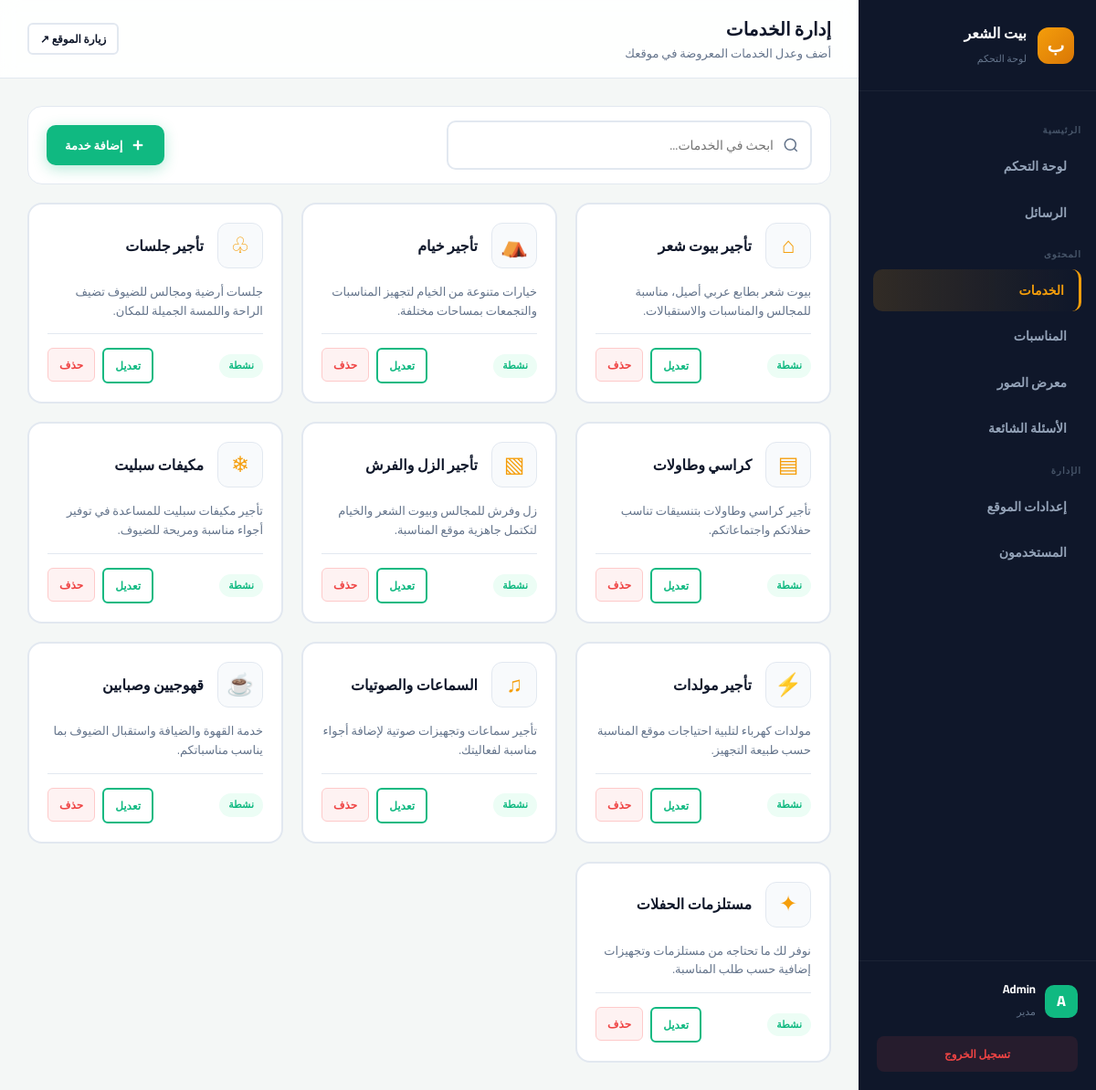
Screenshot of /admin/services.php (signed in) with the database file from the repository.
### tables this page shows
CREATE TABLE `services` (
  `id` int(11) NOT NULL,
  `title` varchar(200) NOT NULL,
  `description` text DEFAULT NULL,
  `icon` varchar(50) DEFAULT '✦',
  `sort_order` int(11) DEFAULT 0,
  `is_active` tinyint(1) DEFAULT 1,
  `created_at` timestamp NULL DEFAULT current_timestamp()
);

### admin/services.php (the view, shortened to what this page needs)
<?php
$pdo = get_pdo();
$items = $pdo->query("SELECT * FROM services ORDER BY sort_order ASC, id DESC")->fetchAll();
include __DIR__ . '/includes/header.php';
?>
<div class="filter-bar animate-up" style="justify-content: space-between; background: #fff; padding: 15px 20px; border-radius: 16px; border: 1px solid var(--border);">
  <div class="search-box" style="max-width: 400px;">
    <svg width="18" height="18" viewBox="0 0 24 24" fill="none" stroke="currentColor" stroke-width="2"><circle cx="11" cy="11" r="8"/><line x1="21" y1="21" x2="16.65" y2="16.65"/></svg>
    <input type="text" id="liveSearch" placeholder="ابحث في الخدمات...">
  </div>
  <button onclick="openServiceModal()" class="btn btn-primary">
    <svg width="18" height="18" viewBox="0 0 24 24" fill="none" stroke="currentColor" stroke-width="3"><line x1="12" y1="5" x2="12" y2="19"/><line x1="5" y1="12" x2="19" y2="12"/></svg>
    إضافة خدمة
  </button>
</div>
<div class="services-grid animate-up delay-1" id="servicesGrid">
  <?php if (empty($items)): ?>
    <div style="grid-column: 1/-1; text-align:center; padding: 50px; color: #64748b; background: #fff; border-radius: 16px; border: 1px dashed var(--border);">لا توجد خدمات مضافة حالياً. اضغط "إضافة خدمة" للبدء.</div>
  <?php else: ?>
    <?php foreach ($items as $it): ?>
    <div class="service-card searchable-card" data-title="<?= htmlspecialchars($it['title']) ?>" data-desc="<?= htmlspecialchars($it['description']) ?>">
      <div class="sc-header">
        <div class="sc-icon"><?= htmlspecialchars($it['icon']) ?></div>
        <div class="sc-title"><?= htmlspecialchars($it['title']) ?></div>
      </div>
      <div class="sc-desc"><?= $it['description'] ? htmlspecialchars($it['description']) : '<i style="color:#cbd5e1">لا يوجد وصف</i>' ?></div>
      <div class="sc-footer">
        <span class="sc-status <?= $it['is_active'] ? 'active' : 'inactive' ?>"><?= $it['is_active'] ? 'نشطة' : 'معطلة' ?></span>
        <div class="sc-actions">
          <button onclick="editService(<?= htmlspecialchars(json_encode($it)) ?>)" class="btn btn-outline btn-sm" style="border-color:var(--primary); color:var(--primary);">تعديل</button>
          <form method="POST" data-confirm="حذف الخدمة؟" style="display:inline;">
            <button type="submit" class="btn btn-danger btn-sm">حذف</button>
          </form>
        </div>
      </div>
    </div>
    <?php endforeach; ?>
  <?php endif; ?>
</div>
<?php include __DIR__ . '/includes/footer.php'; ?>

### assets/css/admin.css (style rules this page uses)
:root { --bg: #f4f7f6; --panel: #ffffff; --ink: #0f172a; --muted: #64748b; --border: #e2e8f0; --primary: #10b981; --primary-hover: #059669; --gold: #f59e0b; --red: #ef4444; --blue: #3b82f6; --shadow-sm: 0 1px 3px rgba(0, 0, 0, 0.05); --shadow-md: 0 10px 25px rgba(0, 0, 0, 0.05); --shadow-lg: 0 20px 40px rgba(0, 0, 0, 0.08); --radius: 16px; --sidebar-w: 260px; }
* { margin: 0; padding: 0; box-sizing: border-box; }
body { font-family: 'Cairo', sans-serif; background: var(--bg); color: var(--ink); line-height: 1.6; overflow-x: hidden; }
button, input, select, textarea { font-family: inherit; font-size: inherit; }
button { cursor: pointer; border: none; background: none; }
.animate-up { animation: fadeInUp 0.5s cubic-bezier(0.2, 0.8, 0.2, 1) forwards; opacity: 0; }
.delay-1 { animation-delay: 0.1s; }
.filter-bar { display: flex; gap: 15px; margin-bottom: 20px; align-items: center; }
.search-box { flex: 1; position: relative; }
.search-box input { width: 100%; padding: 12px 40px 12px 16px; border: 2px solid var(--border); border-radius: 10px; font-size: 14px; background: #fff; outline: none; }
.search-box svg { position: absolute; right: 14px; top: 50%; transform: translateY(-50%); color: var(--muted); }
.btn { display: inline-flex; align-items: center; justify-content: center; gap: 8px; padding: 10px 20px; border-radius: 10px; font-size: 13px; font-weight: 800; transition: 0.2s; }
.btn-primary { background: var(--primary); color: #fff; box-shadow: 0 4px 15px rgba(16, 185, 129, 0.3); }
.btn-danger { background: #fef2f2; color: var(--red); border: 1px solid #fecaca; }
.btn-outline { background: #fff; border: 2px solid var(--border); color: var(--ink); }
.btn-sm { padding: 6px 12px; font-size: 12px; border-radius: 6px; }
.services-grid { display: grid; grid-template-columns: repeat(auto-fill, minmax(280px, 1fr)); gap: 20px; margin-top: 20px; }
.service-card { background: #fff; border: 2px solid var(--border); border-radius: 16px; padding: 20px; display: flex; flex-direction: column; gap: 15px; transition: all 0.3s ease; position: relative; overflow: hidden; }
.sc-header { display: flex; align-items: center; gap: 15px; }
.sc-icon { width: 50px; height: 50px; background: #f8fafc; border-radius: 12px; display: grid; place-items: center; font-size: 24px; color: var(--gold); border: 1px solid var(--border); }
.sc-title { font-size: 16px; font-weight: 800; color: var(--ink); line-height: 1.4; }
.sc-desc { font-size: 13px; color: var(--muted); line-height: 1.6; flex: 1; }
.sc-footer { display: flex; align-items: center; justify-content: space-between; padding-top: 15px; border-top: 1px solid var(--border); }
.sc-status { font-size: 11px; font-weight: 800; padding: 4px 10px; border-radius: 20px; }
.sc-status.active { background: #ecfdf5; color: var(--primary); }
.sc-actions { display: flex; gap: 8px; }

### rows the page displays
services: icon "⌂", title "تأجير بيوت شعر", description "بيوت شعر بطابع عربي أصيل، مناسبة للمجالس والمناسبات والاستقبالات.", is_active "نشطة"
services: icon "⛺", title "تأجير خيام", description "خيارات متنوعة من الخيام لتجهيز المناسبات والتجمعات بمساحات مختلفة.", is_active "نشطة"
services: icon "♧", title "تأجير جلسات", description "جلسات أرضية ومجالس للضيوف تضيف الراحة واللمسة الجميلة للمكان.", is_active "نشطة"
services: icon "▤", title "كراسي وطاولات", description "تأجير كراسي وطاولات بتنسيقات تناسب حفلاتكم واجتماعاتكم.", is_active "نشطة"
services: icon "▧", title "تأجير الزل والفرش", description "زل وفرش للمجالس وبيوت الشعر والخيام لتكتمل جاهزية موقع المناسبة.", is_active "نشطة"
services: icon "❄", title "مكيفات سبليت", description "تأجير مكيفات سبليت للمساعدة في توفير أجواء مناسبة ومريحة للضيوف.", is_active "نشطة"
services: icon "⚡", title "تأجير مولدات", description "مولدات كهرباء لتلبية احتياجات موقع المناسبة حسب طبيعة التجهيز.", is_active "نشطة"
services: icon "♫", title "السماعات والصوتيات", description "تأجير سماعات وتجهيزات صوتية لإضافة أجواء مناسبة لفعاليتك.", is_active "نشطة"
services: icon "☕", title "قهوجيين وصبابين", description "خدمة القهوة والضيافة واستقبال الضيوف بما يناسب مناسباتكم.", is_active "نشطة"
services: icon "✦", title "مستلزمات الحفلات", description "نوفر لك ما تحتاجه من مستلزمات وتجهيزات إضافية حسب طلب المناسبة.", is_active "نشطة"

### other values shown
mb_substr($user['name'],0,1) "A"
$user['name'] "Admin"
$pageTitle "إدارة الخدمات"
$pageSubtitle "أضف وعدل الخدمات المعروضة في موقعك"
